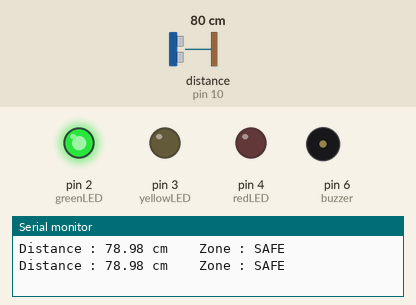
This sketch was run on a simulated Arduino Uno, built with avr-gcc and run on an emulated ATmega328P. Shown: output pins drawn as LEDs (lit = HIGH), buzzer (waves = sounding), the last lines printed to the serial monitor. Wiring (inferred from the names in the program): ultrasonic range finder: trigger pin 9; echo pin 10. The test bench sets the inputs (shaded band); at power-on: distance to the obstacle (sensor on pin 10) 80 cm. The echo pulse lasts 58.3 µs per cm; pins used as bus, display or sensor lines are not drawn.

Above: at 1.2 s.
1.3 s: distance to the obstacle (sensor on pin 10) set to 65 cm
2.8 s: distance to the obstacle (sensor on pin 10) set to 56 cm
At 3.4 s:
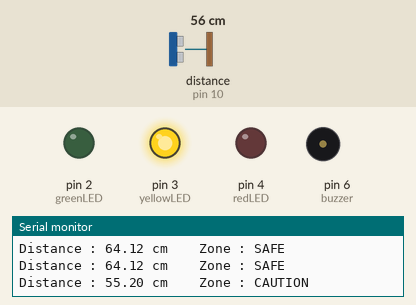
5.8 s: distance to the obstacle (sensor on pin 10) set to 53 cm
8.8 s: distance to the obstacle (sensor on pin 10) set to 45 cm
11.8 s: distance to the obstacle (sensor on pin 10) set to 33 cm
14.8 s: distance to the obstacle (sensor on pin 10) set to 28 cm
At 15.27 s:
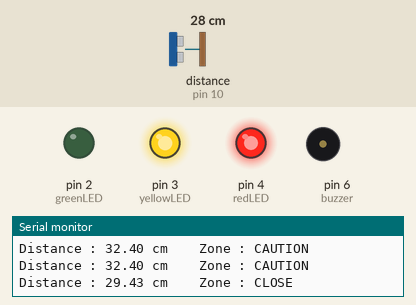
Timing chart, 0 to 18.8 s (numbered marks = the images above; inputs shaded):
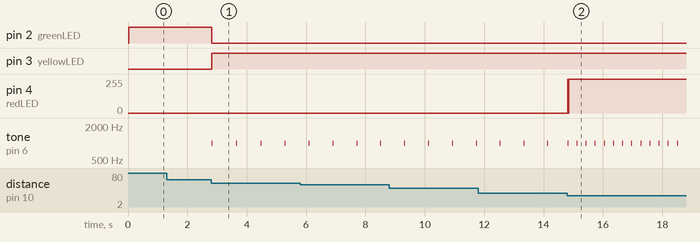

Measured:
- the behaviour switches between 61 and 60 cm on distance to the obstacle (sensor on pin 10) (found by bisection; images 0 and 1)
- the behaviour switches between 31 and 30 cm on distance to the obstacle (sensor on pin 10) (found by bisection; images 1 and 2)
- after the input at 2.8 s, pin 2 (greenLED): HIGH → LOW at once; pin 3 (yellowLED): LOW → HIGH at once; tone on pin 6 (buzzer): alternates 1000 Hz for 0.02 s and silent for 0.80 s, starting at once
- after the input at 14.8 s, pin 4 (redLED): 0/255 → 254/255 at once; tone on pin 6 (buzzer): alternates 1000 Hz for 0.01 s and silent for 0.29 s, starting at once

The sketch:

p3-parking-sensor.ino
```cpp
/*
  Project : Ultrasonic Parking Assistant
*/

const int trigPin = 9;
const int echoPin = 10;

const int greenLED = 2;
const int yellowLED = 3;
const int redLED = 4;

const int buzzer = 6;

unsigned long lastBeep = 0;
unsigned long lastPrint = 0;

float measureDistance() {
  digitalWrite(trigPin, LOW);
  delayMicroseconds(2);

  digitalWrite(trigPin, HIGH);
  delayMicroseconds(10);

  digitalWrite(trigPin, LOW);

  long duration = pulseIn(echoPin, HIGH);

  return duration * 0.034 / 2.0;
}

float averageDistance() {
  float sum = 0;

  for (int i = 0; i < 5; i++) {
    sum += measureDistance();
    delayMicroseconds(500);
  }

  return sum / 5.0;
}

void setup() {

  Serial.begin(9600);

  pinMode(trigPin, OUTPUT);
  pinMode(echoPin, INPUT);

  pinMode(greenLED, OUTPUT);
  pinMode(yellowLED, OUTPUT);
  pinMode(redLED, OUTPUT);

  pinMode(buzzer, OUTPUT);
}

void loop() {

  float distance = averageDistance();

  unsigned long currentTime = millis();

  String zone;

  digitalWrite(greenLED, LOW);
  digitalWrite(yellowLED, LOW);
  digitalWrite(redLED, LOW);

  noTone(buzzer);

  if (distance > 60) {

    zone = "SAFE";

    digitalWrite(greenLED, HIGH);
  }

  else if (distance > 30) {

    zone = "CAUTION";

    digitalWrite(yellowLED, HIGH);

    if (currentTime - lastBeep >= 800) {
      tone(buzzer, 1000, 100);
      lastBeep = currentTime;
    }
  }

  else if (distance > 15) {

    zone = "CLOSE";

    digitalWrite(yellowLED, HIGH);
    digitalWrite(redLED, HIGH);

    if (currentTime - lastBeep >= 300) {
      tone(buzzer, 1000, 100);
      lastBeep = currentTime;
    }
  }

  else {

    zone = "DANGER";

    digitalWrite(redLED, HIGH);

    tone(buzzer, 1000);
  }

  if (currentTime - lastPrint >= 500) {

    Serial.print("Distance : ");
    Serial.print(distance);
    Serial.print(" cm");

    Serial.print("    Zone : ");
    Serial.println(zone);

    lastPrint = currentTime;
  }
}
```
